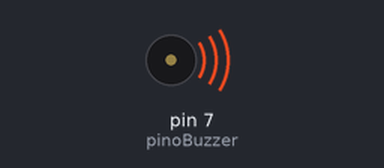
The sketch below on a simulated Arduino Uno, built with avr-gcc and run on an emulated ATmega328P. Parts: buzzer (waves = sounding).

Above: at 0.2 s.
Timing chart, 0 to 14.3 s (numbered marks = the images above):
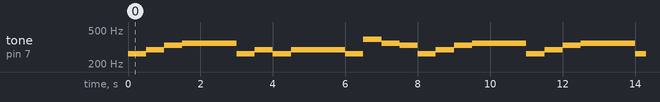

Measured:
- by itself, tone on pin 7 (pinoBuzzer): repeats every 11.0 s: 294 Hz 0.50 s, 330 Hz 0.50 s, 349 Hz 1.5 s, 262 Hz 0.50 s, 294 Hz 0.50 s, 262 Hz 0.50 s, 294 Hz 1.5 s, 262 Hz 0.50 s, 392 Hz 0.50 s, 349 Hz 0.50 s, 330 Hz 0.50 s, 262 Hz 0.50 s, 294 Hz 0.50 s, 330 Hz 0.50 s, 349 Hz 1.5 s, 262 Hz 0.50 s

The sketch:

DoReMiFa.ino
```cpp
// Projeto Dó Ré Mi

#define DO  262
#define RE  294
#define MI  330
#define FA  349
#define SOL  392
#define LA  440
#define SI  494
#define DO_2  523

int pinoBuzzer = 7;

int melodia[] = {
  DO, RE, MI, FA, SOL, LA, SI, DO_2
};

int melodia2[] = {
  DO, RE, MI, FA, FA, FA, DO, RE, DO, RE, RE, RE, DO, SOL, FA, MI,DO, RE, MI, FA, FA, FA
};

void setup() {
   // configura pino do buzzer como saída
  pinMode(pinoBuzzer,OUTPUT);
}

void loop() {
  for(int i=0; i<22; i++)
  {
    tone(pinoBuzzer, melodia2[i]);
    delay(500);
  }
}
```
